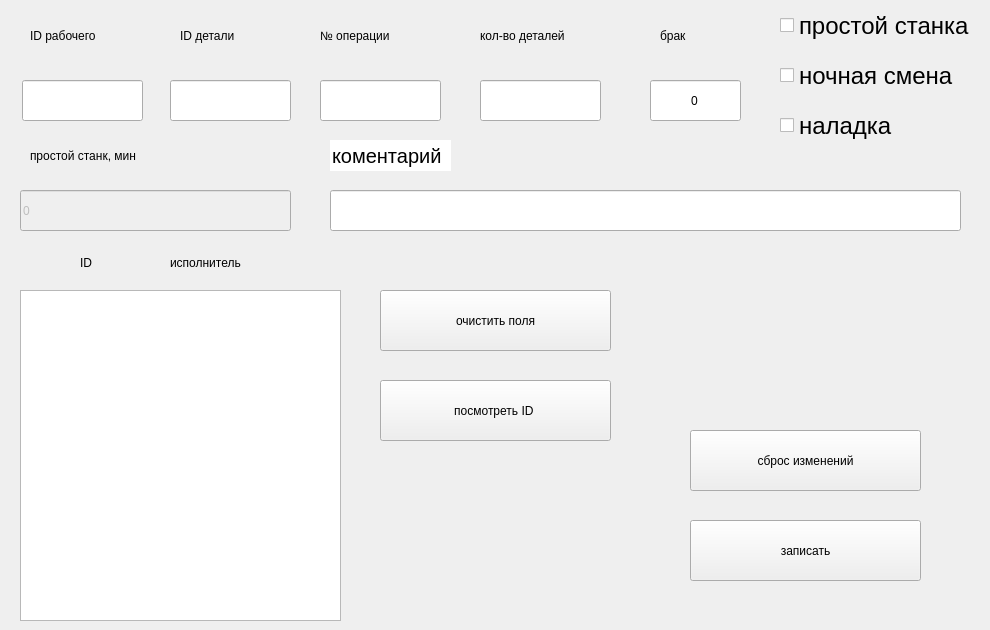
    <widget class="QWidget" name="worker">
     <attribute name="title">
      <string>смена</string>
     </attribute>
     <widget class="QLineEdit" name="comment">
      <property name="geometry">
       <rect>
        <x>330</x>
        <y>140</y>
        <width>121</width>
        <height>31</height>
       </rect>
      </property>
      <property name="font">
       <font>
        <pointsize>15</pointsize>
       </font>
      </property>
      <property name="text">
       <string>коментарий</string>
      </property>
      <property name="frame">
       <bool>false</bool>
      </property>
      <property name="readOnly">
       <bool>true</bool>
      </property>
     </widget>
     <widget class="QLabel" name="label_2">
      <property name="geometry">
       <rect>
        <x>30</x>
        <y>10</y>
        <width>121</width>
        <height>51</height>
       </rect>
      </property>
      <property name="text">
       <string>ID рабочего</string>
      </property>
     </widget>
     <widget class="QLineEdit" name="id_worker">
      <property name="geometry">
       <rect>
        <x>22</x>
        <y>80</y>
        <width>121</width>
        <height>41</height>
       </rect>
      </property>
      <property name="font">
       <font>
        <stylestrategy>PreferDefault</stylestrategy>
       </font>
      </property>
      <property name="mouseTracking">
       <bool>true</bool>
      </property>
      <property name="focusPolicy">
       <enum>Qt::StrongFocus</enum>
      </property>
      <property name="contextMenuPolicy">
       <enum>Qt::DefaultContextMenu</enum>
      </property>
      <property name="acceptDrops">
       <bool>true</bool>
      </property>
      <property name="inputMask">
       <string/>
      </property>
      <property name="text">
       <string extracomment="0"/>
      </property>
      <property name="alignment">
       <set>Qt::AlignCenter</set>
      </property>
      <property name="clearButtonEnabled">
       <bool>false</bool>
      </property>
     </widget>
     <widget class="QLabel" name="label_3">
      <property name="geometry">
       <rect>
        <x>180</x>
        <y>10</y>
        <width>121</width>
        <height>51</height>
       </rect>
      </property>
      <property name="text">
       <string>ID детали</string>
      </property>
     </widget>
     <widget class="QLabel" name="label_4">
      <property name="geometry">
       <rect>
        <x>320</x>
        <y>10</y>
        <width>121</width>
        <height>51</height>
       </rect>
      </property>
      <property name="text">
       <string>№ операции</string>
      </property>
     </widget>
     <widget class="QLabel" name="label_5">
      <property name="geometry">
       <rect>
        <x>480</x>
        <y>10</y>
        <width>161</width>
        <height>51</height>
       </rect>
      </property>
      <property name="text">
       <string>кол-во деталей</string>
      </property>
     </widget>
     <widget class="QLabel" name="label_7">
      <property name="geometry">
       <rect>
        <x>660</x>
        <y>10</y>
        <width>81</width>
        <height>51</height>
       </rect>
      </property>
      <property name="text">
       <string>брак</string>
      </property>
     </widget>
     <widget class="QLineEdit" name="id_detail">
      <property name="geometry">
       <rect>
        <x>170</x>
        <y>80</y>
        <width>121</width>
        <height>41</height>
       </rect>
      </property>
      <property name="text">
       <string/>
      </property>
      <property name="alignment">
       <set>Qt::AlignCenter</set>
      </property>
     </widget>
     <widget class="QLineEdit" name="id_operation">
      <property name="geometry">
       <rect>
        <x>320</x>
        <y>80</y>
        <width>121</width>
        <height>41</height>
       </rect>
      </property>
      <property name="autoFillBackground">
       <bool>false</bool>
      </property>
      <property name="text">
       <string/>
      </property>
      <property name="cursorPosition">
       <number>0</number>
      </property>
      <property name="alignment">
       <set>Qt::AlignCenter</set>
      </property>
      <property name="dragEnabled">
       <bool>false</bool>
      </property>
     </widget>
     <widget class="QLineEdit" name="brak">
      <property name="geometry">
       <rect>
        <x>650</x>
        <y>80</y>
        <width>91</width>
        <height>41</height>
       </rect>
      </property>
      <property name="text">
       <string>0</string>
      </property>
      <property name="alignment">
       <set>Qt::AlignCenter</set>
      </property>
     </widget>
     <widget class="QCheckBox" name="setting">
      <property name="geometry">
       <rect>
        <x>780</x>
        <y>110</y>
        <width>141</width>
        <height>31</height>
       </rect>
      </property>
      <property name="font">
       <font>
        <pointsize>18</pointsize>
       </font>
      </property>
      <property name="mouseTracking">
       <bool>true</bool>
      </property>
      <property name="text">
       <string>наладка</string>
      </property>
      <property name="iconSize">
       <size>
        <width>25</width>
        <height>25</height>
       </size>
      </property>
      <property name="tristate">
       <bool>false</bool>
      </property>
     </widget>
     <widget class="QPushButton" name="ok_worker">
      <property name="geometry">
       <rect>
        <x>690</x>
        <y>520</y>
        <width>231</width>
        <height>61</height>
       </rect>
      </property>
      <property name="text">
       <string>записать</string>
      </property>
     </widget>
     <widget class="QLineEdit" name="lineEdit">
      <property name="enabled">
       <bool>true</bool>
      </property>
      <property name="geometry">
       <rect>
        <x>330</x>
        <y>190</y>
        <width>631</width>
        <height>41</height>
       </rect>
      </property>
     </widget>
     <widget class="QLineEdit" name="time_stop">
      <property name="enabled">
       <bool>false</bool>
      </property>
      <property name="geometry">
       <rect>
        <x>20</x>
        <y>190</y>
        <width>271</width>
        <height>41</height>
       </rect>
      </property>
      <property name="text">
       <string>0</string>
      </property>
     </widget>
     <widget class="QLabel" name="label_9">
      <property name="geometry">
       <rect>
        <x>30</x>
        <y>130</y>
        <width>251</width>
        <height>51</height>
       </rect>
      </property>
      <property name="text">
       <string>простой станк, мин</string>
      </property>
     </widget>
     <widget class="QTextEdit" name="workers">
      <property name="geometry">
       <rect>
        <x>20</x>
        <y>290</y>
        <width>321</width>
        <height>331</height>
       </rect>
      </property>
      <property name="readOnly">
       <bool>true</bool>
      </property>
     </widget>
     <widget class="QLabel" name="label_10">
      <property name="geometry">
       <rect>
        <x>80</x>
        <y>250</y>
        <width>81</width>
        <height>25</height>
       </rect>
      </property>
      <property name="text">
       <string>ID</string>
      </property>
     </widget>
     <widget class="QLabel" name="label_11">
      <property name="geometry">
       <rect>
        <x>170</x>
        <y>250</y>
        <width>121</width>
        <height>25</height>
       </rect>
      </property>
      <property name="text">
       <string>исполнитель</string>
      </property>
     </widget>
     <widget class="QLineEdit" name="count_detail">
      <property name="geometry">
       <rect>
        <x>480</x>
        <y>80</y>
        <width>121</width>
        <height>41</height>
       </rect>
      </property>
      <property name="contextMenuPolicy">
       <enum>Qt::DefaultContextMenu</enum>
      </property>
      <property name="alignment">
       <set>Qt::AlignCenter</set>
      </property>
     </widget>
     <widget class="QPushButton" name="pushButton">
      <property name="geometry">
       <rect>
        <x>380</x>
        <y>290</y>
        <width>231</width>
        <height>61</height>
       </rect>
      </property>
      <property name="text">
       <string>очистить поля</string>
      </property>
     </widget>
     <widget class="QPushButton" name="view_id">
      <property name="geometry">
       <rect>
        <x>380</x>
        <y>380</y>
        <width>231</width>
        <height>61</height>
       </rect>
      </property>
      <property name="text">
       <string>посмотреть ID </string>
      </property>
     </widget>
     <widget class="QCheckBox" name="night">
      <property name="geometry">
       <rect>
        <x>780</x>
        <y>60</y>
        <width>191</width>
        <height>31</height>
       </rect>
      </property>
      <property name="font">
       <font>
        <pointsize>18</pointsize>
       </font>
      </property>
      <property name="mouseTracking">
       <bool>true</bool>
      </property>
      <property name="text">
       <string>ночная смена</string>
      </property>
      <property name="iconSize">
       <size>
        <width>25</width>
        <height>25</height>
       </size>
      </property>
      <property name="tristate">
       <bool>false</bool>
      </property>
     </widget>
     <widget class="QCheckBox" name="stopp">
      <property name="geometry">
       <rect>
        <x>780</x>
        <y>10</y>
        <width>201</width>
        <height>31</height>
       </rect>
      </property>
      <property name="font">
       <font>
        <pointsize>18</pointsize>
       </font>
      </property>
      <property name="mouseTracking">
       <bool>true</bool>
      </property>
      <property name="text">
       <string>простой станка</string>
      </property>
      <property name="iconSize">
       <size>
        <width>25</width>
        <height>25</height>
       </size>
      </property>
      <property name="tristate">
       <bool>false</bool>
      </property>
     </widget>
     <widget class="QPushButton" name="cancel_change">
      <property name="geometry">
       <rect>
        <x>690</x>
        <y>430</y>
        <width>231</width>
        <height>61</height>
       </rect>
      </property>
      <property name="text">
       <string>сброс изменений</string>
      </property>
     </widget>
     <widget class="QLabel" name="indikator">
      <property name="enabled">
       <bool>true</bool>
      </property>
      <property name="geometry">
       <rect>
        <x>700</x>
        <y>370</y>
        <width>201</width>
        <height>31</height>
       </rect>
      </property>
      <property name="palette">
       <palette>
        <active>
         <colorrole role="WindowText">
          <brush brushstyle="SolidPattern">
           <color alpha="255">
            <red>255</red>
            <green>0</green>
            <blue>0</blue>
           </color>
          </brush>
         </colorrole>
         <colorrole role="Text">
          <brush brushstyle="SolidPattern">
           <color alpha="255">
            <red>255</red>
            <green>0</green>
            <blue>0</blue>
           </color>
          </brush>
         </colorrole>
        </active>
        <inactive>
         <colorrole role="WindowText">
          <brush brushstyle="SolidPattern">
           <color alpha="255">
            <red>255</red>
            <green>0</green>
            <blue>0</blue>
           </color>
          </brush>
         </colorrole>
         <colorrole role="Text">
          <brush brushstyle="SolidPattern">
           <color alpha="255">
            <red>255</red>
            <green>0</green>
            <blue>0</blue>
           </color>
          </brush>
         </colorrole>
        </inactive>
        <disabled>
         <colorrole role="WindowText">
          <brush brushstyle="SolidPattern">
           <color alpha="255">
            <red>127</red>
            <green>127</green>
            <blue>127</blue>
           </color>
          </brush>
         </colorrole>
         <colorrole role="Text">
          <brush brushstyle="SolidPattern">
           <color alpha="255">
            <red>127</red>
            <green>127</green>
            <blue>127</blue>
           </color>
          </brush>
         </colorrole>
        </disabled>
       </palette>
      </property>
      <property name="font">
       <font>
        <weight>75</weight>
        <italic>false</italic>
        <bold>true</bold>
        <strikeout>false</strikeout>
        <kerning>true</kerning>
       </font>
      </property>
      <property name="text">
       <string/>
      </property>
      <property name="alignment">
       <set>Qt::AlignCenter</set>
      </property>
     </widget>
    </widget>
